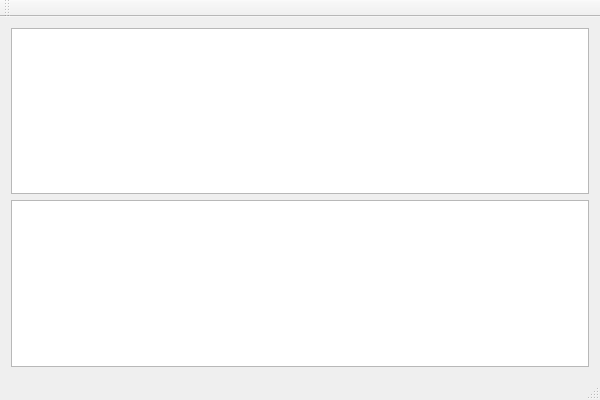
<?xml version="1.0" encoding="UTF-8"?>
<ui version="4.0">
 <class>Test_Drag_DropClass</class>
 <widget class="QMainWindow" name="Test_Drag_DropClass">
  <property name="geometry">
   <rect>
    <x>0</x>
    <y>0</y>
    <width>600</width>
    <height>400</height>
   </rect>
  </property>
  <property name="windowTitle">
   <string>Test_Drag_Drop</string>
  </property>
  <widget class="QWidget" name="centralWidget">
   <layout class="QVBoxLayout" name="verticalLayout">
    <item>
     <widget class="QTableView" name="tableView"/>
    </item>
    <item>
     <widget class="QTableWidget" name="tableWidget"/>
    </item>
   </layout>
  </widget>
  <widget class="QMenuBar" name="menuBar">
   <property name="geometry">
    <rect>
     <x>0</x>
     <y>0</y>
     <width>600</width>
     <height>21</height>
    </rect>
   </property>
  </widget>
  <widget class="QToolBar" name="mainToolBar">
   <attribute name="toolBarArea">
    <enum>TopToolBarArea</enum>
   </attribute>
   <attribute name="toolBarBreak">
    <bool>false</bool>
   </attribute>
  </widget>
  <widget class="QStatusBar" name="statusBar"/>
 </widget>
 <layoutdefault spacing="6" margin="11"/>
 <resources>
  <include location="test_drag_drop.qrc"/>
 </resources>
 <connections/>
</ui>
